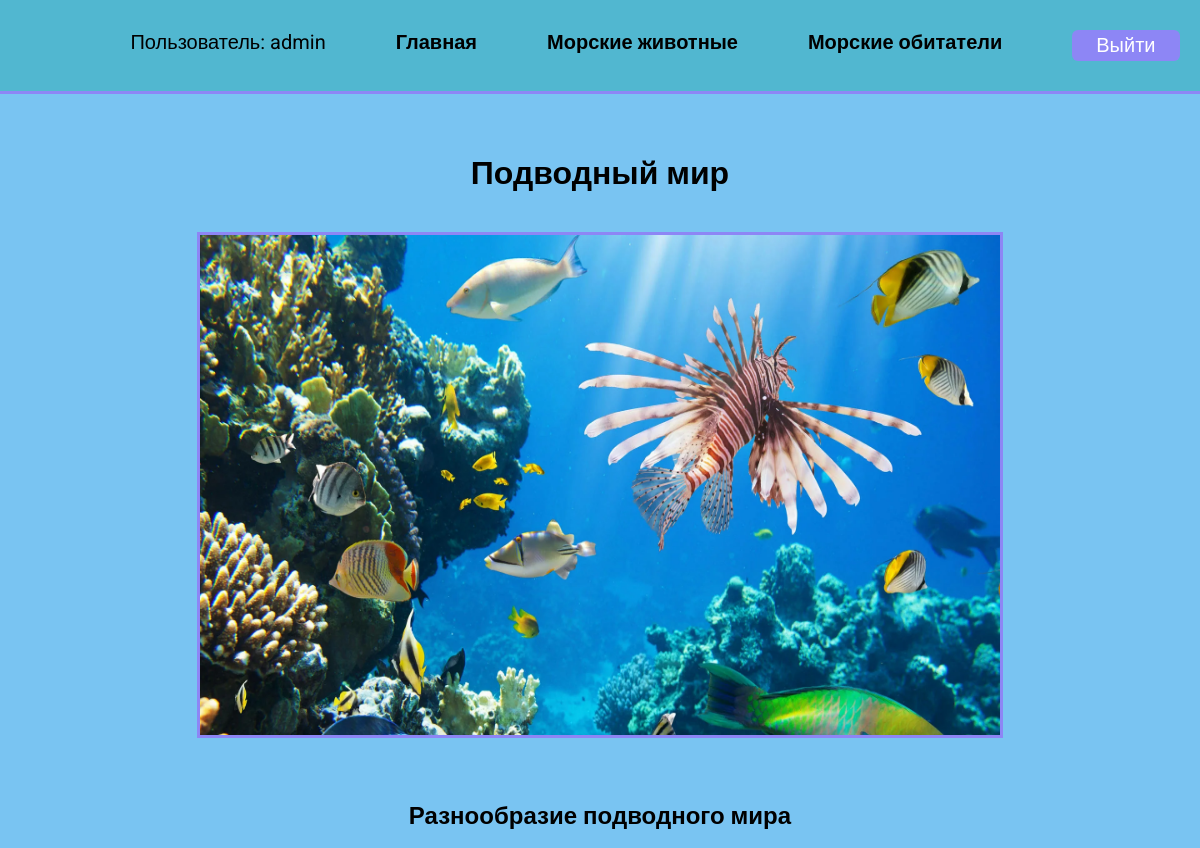
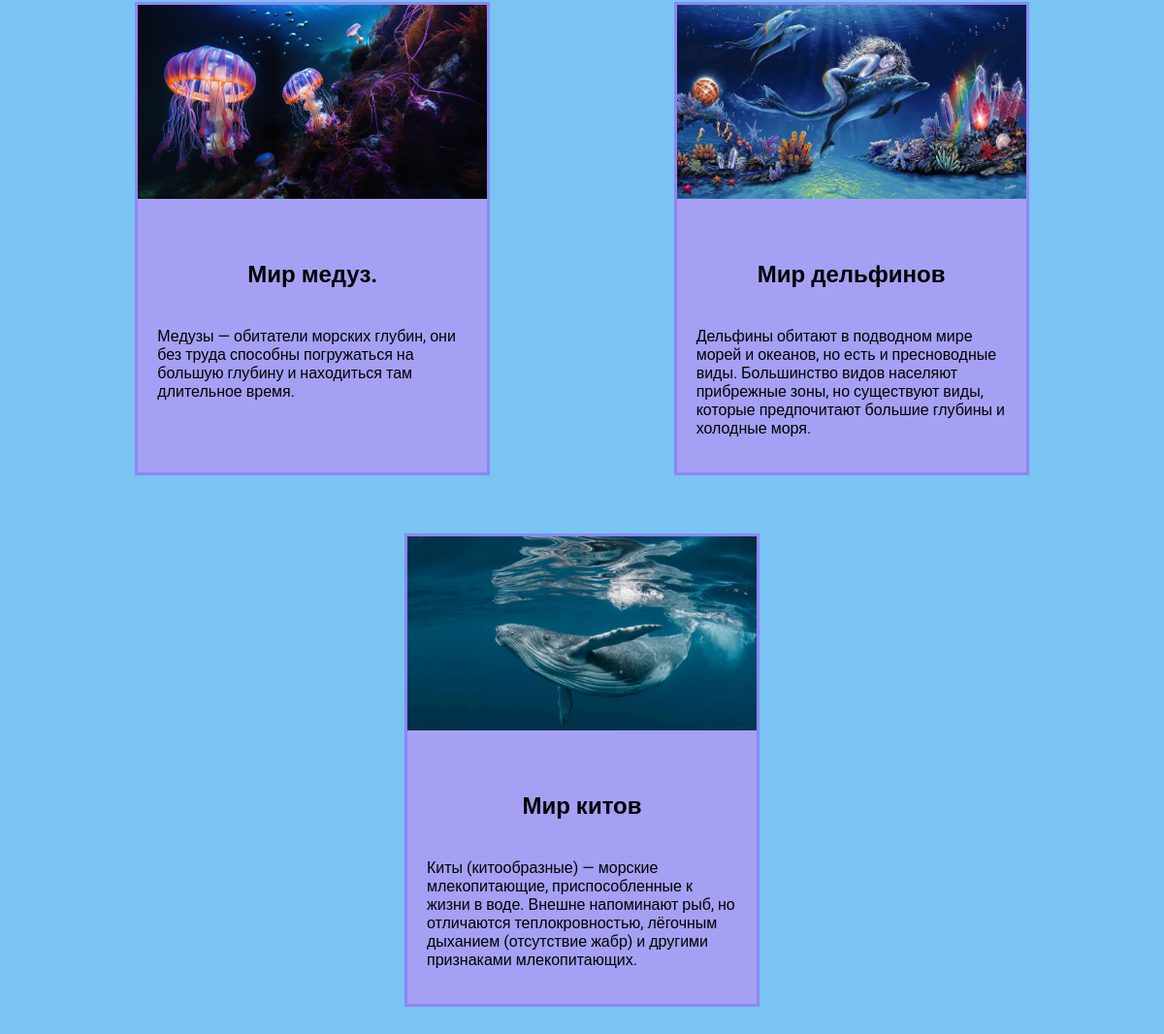
The app's page / (signed in) with its own data (2 pictures, top to bottom).
### dz/models.py (models this page shows, shortened)
class Dz(models.Model):
    title = models.CharField(max_length=50)
    description = models.CharField(max_length=300)
    image = models.ImageField(upload_to='dz/images/')
    url = models.URLField(blank=True)

### dz/views.py (the view)
# urls.py: path('', views.index, name='index'),
def index(request):
    projects = Dz.objects.all()
    return render(request, 'dz/index.html', {'projects': projects})

### dz/templates/dz/index.html
{% extends 'dz/base.html' %}
{% load static %}
{% block content %}
<h1>Подводный мир</h1>
<div class="img">
    <img src="{% static 'dz/i.webp' %}" alt="">
</div>
<h2>Разнообразие подводного мира</h2>
<div class="block">
    {% for project in projects %}
    <div class="element">
        <div><img src="{{ project.image.url }}" alt=""></div>
        <div class="text">
            <h2>
                <a href="{{ project.url }}" target="_blank">{{ project.title }}</a>
            </h2>
            <p>{{ project.description }}</p>
        </div>
    </div>
    {% endfor %}
</div>
{% endblock %}

### dz/templates/dz/base.html (shortened to what this page needs)
<!DOCTYPE html>
{% load static %}
<html lang="en">
<head>
    <link rel="stylesheet" href="{% static 'css/style.css' %}">
</head>
<body>
<div class="menu">
    <div class="wrap">
        <ul>
        {% if user.is_authenticated %}
            <li class="logo">Пользователь: {{ user.username }}</li>
            <li><a href="{% url 'index' %}">Главная</a></li>
            <li><a href="{% url 'blos' %}">Морские животные</a></li>
            <li><a href="{% static 'dz/m.pdf' %}" target="_blank" >Морские обитатели</a></li>
             <li>
                <form action="{% url 'logoutuser' %}" method="post">
                    <button class="top">Выйти</button>
                </form>
            </li>
        {% else %}
            <li><a href="{% url 'signupuser' %}">Зарегистрироваться</a></li>
            <li><a href="{% url 'loginuser' %}">Войти</a></li>
        {% endif %}
        </ul>
    </div>
</div>
  <div class="content">
    <div class="wrap">
      {% block content %}
      {% endblock %}
    </div>
  </div>
</body>
</html>

### dz/static/css/style.css (style rules this page uses)
body { font-family: "Roboto", sans-serif; background: #79c4f2; padding: 0; margin: 0; }
h1 { text-align: center; margin: 60px 0 40px; }
h2 { text-align: center; margin: 20px 0; }
.block img { width: 360px; height: 200px; }
.text { padding: 20px; box-sizing: border-box; }
.block { display: flex; flex-wrap: wrap; justify-content: space-evenly; }
.element, .count { flex-basis: 360px; background: rgb(165, 160, 243); border: 3px solid rgb(141, 134, 245); margin-bottom: 60px; margin-left: 50px; margin-right: 50px; }
.img { text-align: center; margin-bottom: 60px; }
.img img { border: 3px solid rgb(141, 134, 245); width: 800px; height: 500px; }
.top { background: rgb(141, 134, 245); margin: 0; padding: 4px 24px; margin-top: 0; border: none; color: #FFF; box-shadow: none; }
.menu { background: rgb(81, 183, 208); padding: 10px; border-bottom: 3px solid rgb(141, 134, 245); }
.menu .wrap { display: flex; flex-wrap: wrap; justify-content: space-around; align-items: center; }
.menu a { color: black; font-weight: bold; text-decoration: none; }
.menu ul { display: flex; flex-wrap: wrap; list-style: none; font-size: 20px; }
.menu li { margin-left: 70px; }
button { border-radius: 6px; box-shadow: inset 0 0 6px 2px #FFF; padding: 10px 40px; margin-top: 40px; font-size: 20px; cursor: pointer; }
.content a { color: #000; display: block; padding: 20px; text-decoration: none; }

### records on screen
Dz: image (picture), title "Мир медуз.", description "Медузы — обитатели морских глубин, они без труда способны погружаться на большую глубину и находиться там длительное время."
Dz: image (picture), title "Мир дельфинов", description "Дельфины обитают в подводном мире морей и океанов, но есть и пресноводные виды. Большинство видов населяют прибрежные зоны, но существуют виды, которые предпочитают большие глубины и холодные моря."
Dz: image (picture), title "Мир китов", description "Киты (китообразные) — морские млекопитающие, приспособленные к жизни в воде. Внешне напоминают рыб, но отличаются теплокровностью, лёгочным дыханием (отсутствие жабр) и другими признаками млекопитающих."

### other values on screen
{{ user.username }} "admin"
